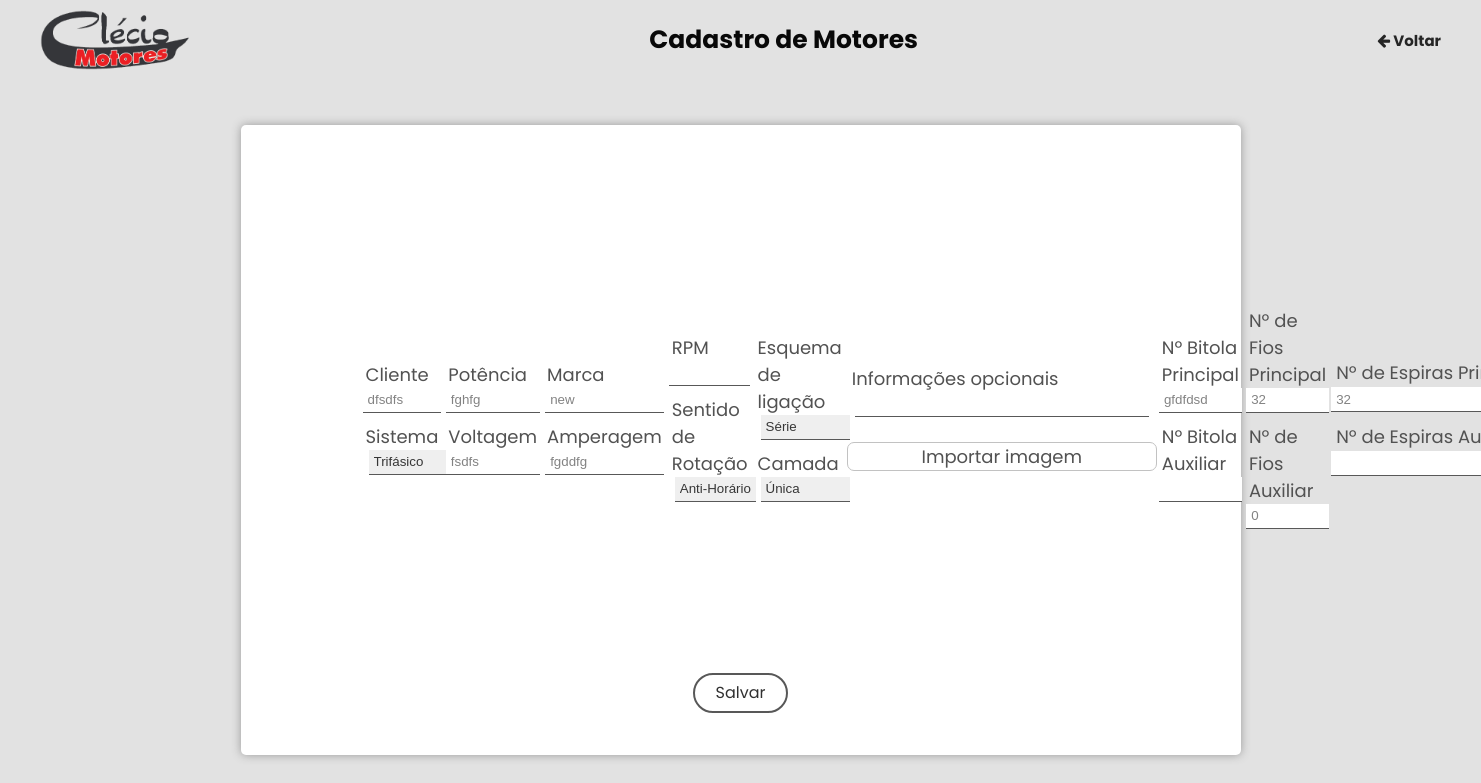
Screenshot of /editarMotor.php?id=1 (signed in) with the database file from the repository.
### tables this page shows
CREATE TABLE `motor` (
  `id` int(11) NOT NULL,
  `cliente` varchar(50) NOT NULL,
  `sistema` varchar(30) NOT NULL,
  `potencia` varchar(30) NOT NULL,
  `voltagem` varchar(30) NOT NULL,
  `amperagem` varchar(30) NOT NULL,
  `bitolasP` varchar(30) NOT NULL,
  `fiosP` int(30) NOT NULL,
  `espirasP` varchar(30) NOT NULL,
  `bitolaAux` varchar(30) NOT NULL,
  `fiosAux` int(30) NOT NULL,
  `espirasAux` varchar(30) NOT NULL,
  `marca` varchar(30) NOT NULL,
  `rpm` varchar(30) NOT NULL,
  `rotacao` varchar(15) NOT NULL,
  `ligacao` varchar(10) NOT NULL,
  `camada` varchar(10) NOT NULL,
  `informacoes` varchar(120) NOT NULL,
  `imagem` varchar(255) NOT NULL
);

### CLASSES/Motores.php (called while the page is built, shortened)
<?php
Class Motor{
    public function seleciona($id){
        global $pdo;
        $sql = "SELECT * FROM motor WHERE id = $id";
        $sql = $pdo->prepare($sql);
        $sql->execute();
        $motor = $sql->fetch();
        return $motor;
    }
}
?>

### editarMotor.php (the view, shortened to what this page needs)
<?php
if(!isset($_SESSION['id_user'])){
    header("location: index.php");
    exit;
} else {
    require_once 'CLASSES/Motores.php';
    $m = new Motor;
    if(isset($_GET['id'])) {
        $id = $_GET['id'];
    }	else {
        echo 'Código não informado!';
        exit;
    }
    $motor = $m->seleciona($id);
?>
<!DOCTYPE html>
<html lang="pt-br">
<head>
    <link rel="stylesheet" href="https://cdnjs.cloudflare.com/ajax/libs/font-awesome/4.7.0/css/font-awesome.min.css">
    <link rel="stylesheet" type="text/css" href="CSS/stylecadMotores.css" />
</head>
<body>
    <header>
        <img src="images/logo.png">
        <h1>Cadastro de Motores</h1>
        <a href="pesquisa.php"><i class="fa fa-arrow-left" aria-hidden="true"></i> Voltar</a>
    </header>
    <div class="container">
        <form method="POST" id="form" enctype="multipart/form-data">
        <div class="box" id="box">
                <div class="content">
                    <div class="row">
                        <div class="input">
                            <label>Cliente</label>
                            <input type="text" name="cliente" id="cliente" value="<?= $motor['cliente']?>">
                        </div>
                        <div class="input">
                            <label>Sistema</label>
                            <select name="sistema" id="sistema">
                                <option value="<?= $motor['sistema']?>"><?= $motor['sistema']?></option>
                            </select>
                        </div>
                    </div>
                    <div class="row">
                        <div class="input">
                            <label>Potência</label>
                            <input type="text" name="potencia" id="potencia" value="<?= $motor['potencia']?>">
                        </div>
                        <div class="input">
                            <label>Voltagem</label>
                            <input type="text" name="voltagem" id="voltagem" value="<?= $motor['voltagem']?>">
                        </div>
                    </div>
                    <div class="row">
                        <div class="input">
                            <label>Marca</label>
                            <input type="text" name="marca" id="marca" value="<?= $motor['marca']?>">
                        </div>
                        <div class="input">
                            <label>Amperagem</label>
                            <input type="text" name="amperagem" id="amperagem" value="<?= $motor['amperagem']?>">
                        </div>
                    </div>
                    <div class="row">
                        <div class="input">
                            <label>RPM</label>
                            <input type="number" name="rpm" id="rpm" value="<?= $motor['rpm']?>">
                        </div>
                        <div class="input">
                            <label>Sentido de Rotação</label>
                            <select name="rotacao" id="rotacao">
                                <option value="<?= $motor['rotacao']?>"><?= $motor['rotacao']?></option>
                            </select>
                        </div>
                    </div>
                    <div class="row">
                        <div class="input">
                            <label>Esquema de ligação</label>
                            <select name="ligacao" id="ligacao">
                                <option value="<?= $motor['ligacao']?>"><?= $motor['ligacao']?></option>
                            </select>
                        </div>
                        <div class="input">
                            <label>Camada</label>
                            <select name="camada" id="camada">
                                <option value="<?= $motor['camada']?>"><?= $motor['camada']?></option>
                            </select>
                        </div>
                    </div>
                    <div class="row">
                        <div class="input">
                            <label>Informações opcionais</label>
                            <input type="text" name="informacoes" id="informacoes" value="<?= $motor['informacoes']?>">
                        </div>
                        <div class="input">
                            <div class="inputfile">
                                <label for="imagem">Importar imagem</label>
                            </div>
                        </div>
                    </div>
                    <div class="row">
                        <div class="input">
                            <label>Nº Bitola Principal</label>
                            <input type="text" name="bitolaP" id="bitolaP" value="<?= $motor['bitolasP']?>">
                        </div>
                        <div class="input" id="bitolaA">
                            <label>Nº Bitola Auxiliar</label>
                            <input type="text" name="bitolaA" id="bitolaAux" value="<?= $motor['bitolaAux']?>">
                        </div>
                    </div>
                    <div class="row">
                        <div class="input">
                            <label>Nº de Fios Principal</label>
                            <input type="number" name="fiosP" id="fiosP" value="<?= $motor['fiosP']?>">
                        </div>
                        <div class="input" id="inputfiosA">
                            <label>Nº de Fios Auxiliar</label>
                            <input type="number" name="fiosA" id="fiosA" value="<?= $motor['fiosAux']?>">
                        </div>
                    </div>
                    <div class="row">
                        <div class="input" id="inputespiras">
                            <label>Nº de Espiras Principal</label>
                            <div class="box-add">
                                <div class="field">
                                    <input type="text" name="espirasP[]" id="espirasP" value="<?= $motor['espirasP']?>">
                                </div>
                            </div>
                        </div>
                        <div class="input" id="inputespirasA">
                            <label>Nº de Espiras Auxiliar</label>
                            <div class="box-add">
                                <div class="field">
                                    <input type="text" name="espirasA[]" id="espirasA" value="<?= $motor['espirasAux']?>">
                                </div>
                            </div>
                        </div>
                    </div>
                </div>
                <div class="btn">
                    <button name="salvar" type="submit" onclick="return checkInputs();">Salvar</button>
                </div>
            </div>
        </form>
    </div>
</body>
</html>
<?php
    }
?>

### CSS/stylecadMotores.css (style rules this page uses)
* { padding: 0; margin: 0; box-sizing: border-box; }
html { font-family: Poppins; }
a { text-decoration: none; }
body { background-color: #e2e2e2; }
header { width: 100%; height: 80px; display: flex; justify-content: space-between; align-items: center; padding: 0 40px; }
header img { margin-right: auto; max-width: 150px; }
header h1 { text-align: center; margin-right: auto; font: bold 25px Poppins; color: rgb(8, 8, 8); }
header a { font: bold 15px Poppins; cursor: pointer; color: #252525; transition: 0.2s; }
.container { width: 100%; height: 90vh; display: flex; justify-content: center; align-items: center; }
.box { width: 1000px; height: 630px; display: flex; flex-direction: column; justify-content: center; align-items: center; background-color: #ffffff; border-radius: 5px; box-shadow: 0 0 10px rgb(153, 153, 153); }
.content { width: 100%; height: 500px; display: flex; justify-content: space-between; align-items: center; padding: 0 120px; }
.input { height: 100%; display: flex; flex-direction: column; justify-content: center; align-items: center; padding: 5px 0; }
.input label { margin-right: auto; padding: 0 5px; font: 18px Poppins; color: rgb(82, 82, 82); }
.input input { width: 95%; height: 25px; outline: none; border: none; border-bottom: 1.5px solid #585858; padding: 2px 5px; color: #838383; transition: 0.3s; }
.input select { width: 95%; height: 25px; margin-right: auto; margin-left: 8px; outline: none; border: none; border-bottom: 1.5px solid #585858; padding: 2px 5px; color: #363636; transition: 0.3s; -moz-appearance: none; -webkit-appearance: none; appearance: none; }
.inputfile { height: 100%; }
.inputfile label { display: flex; justify-content: space-around; align-items: center; width: 310px; height: auto; background: #FFFFFF; margin-top: 15px; border: 1px solid #C2C2C2; border-radius: 7px; cursor: pointer; }
.btn { width: 100px; margin-top: 5px; display: flex; justify-content: center; align-items: center; }
.btn button { width: 95%; height: 40px; background: none; outline: none; border: 2px solid #585858; border-radius: 30px; font: 16px Poppins; color: #313131; transition: 0.3s; }
.box-add { width: 280px; display: flex; }
.field { width: 270px; }
.box-add input { width: 235px; }

### rows the page displays
motor: cliente "dfsdfs", sistema "Trifásico", potencia "fghfg", voltagem "fsdfs", marca "new", amperagem "fgddfg", rotacao "Anti-Horário", ligacao "Série", camada "Única", bitolaP "gfdfdsd", fiosP "32", fiosA "0", espirasP "32"
